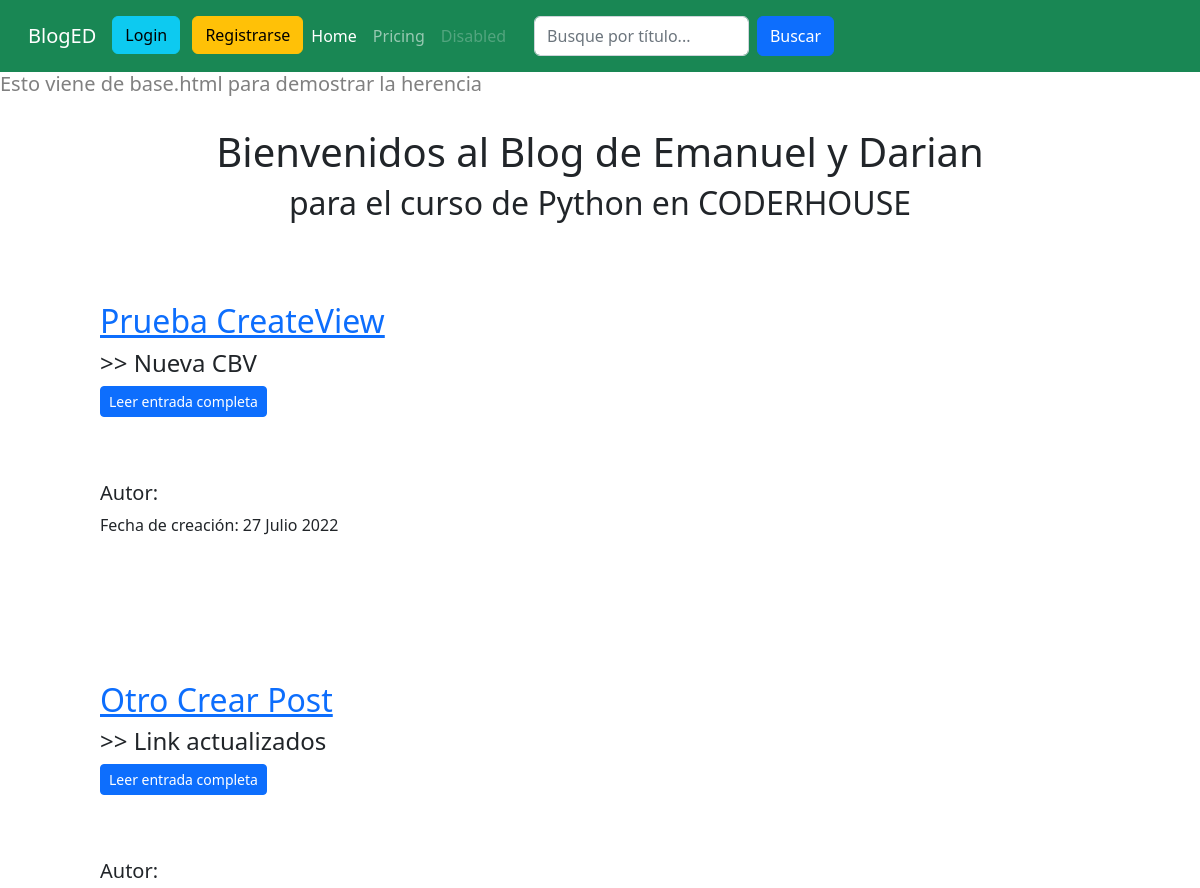
/ (upper part), run on an earlier commit of the app's database.
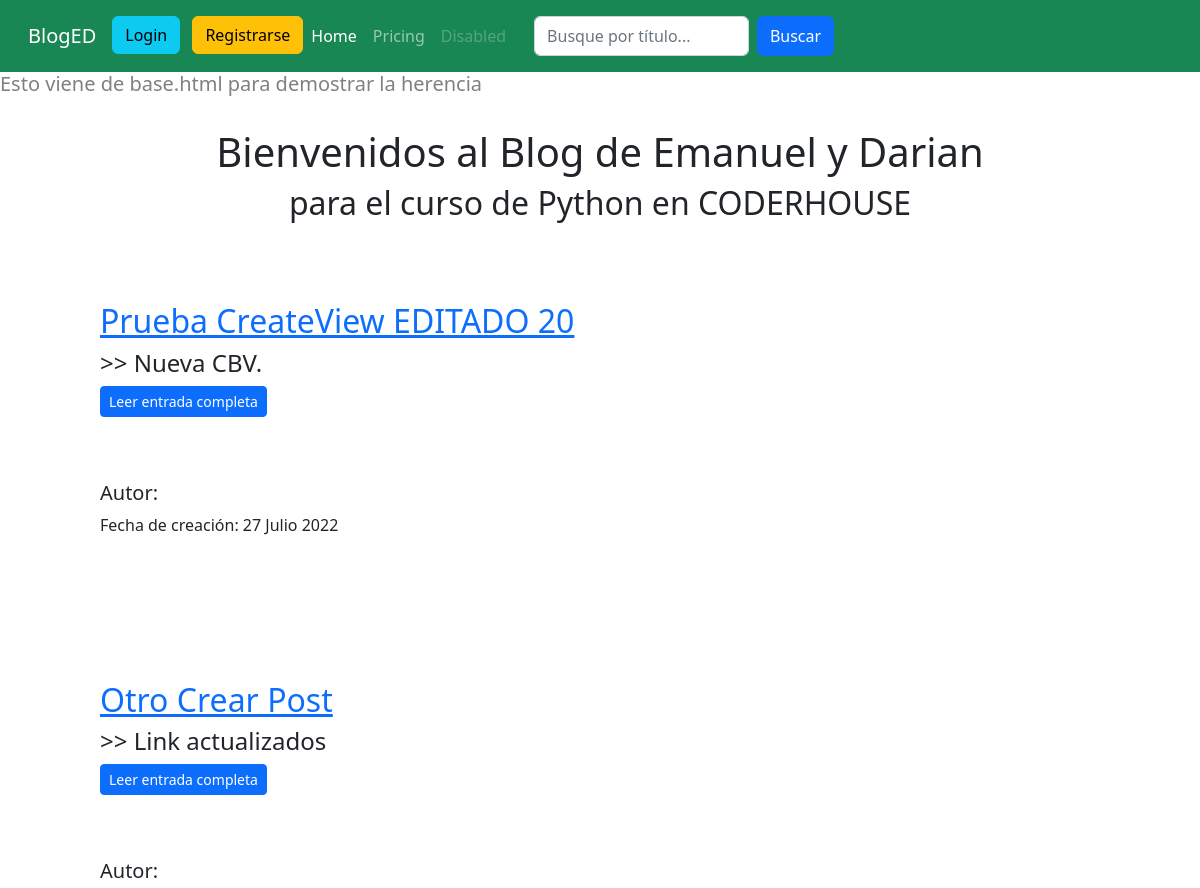
And on a later commit of the database.
### Posteos/models.py (models this page shows, shortened)
class Entrada(models.Model):
    titulo = models.CharField(max_length=50)
    subtitulo = models.CharField(max_length=100)
    cuerpo = RichTextField()
    imagen = models.URLField()
    autor = models.ForeignKey(User, on_delete=models.CASCADE)
    creado = models.DateField(default=date.today()) #(15 Julio 2022)  # (auto_now_add=True) o (auto_now=True)
    class Meta:
        ordering = ['-creado'] #Ordena los post de más nuevos a más viejos
        verbose_name = 'Entrada'
        verbose_name_plural = 'Entradas'

### Posteos/views.py (the view)
# urls.py: path('', views.BienvenidaView.as_view(), name='bienvenida'), # ListView
class BienvenidaView(ListView):
    queryset = Entrada.objects.all()
    context_object_name = "posteos"
    template_name = "bienvenida.html"

### Posteos/templates/bienvenida.html (shortened to what this page needs)
{% extends 'base.html' %}
{% block content %}
    <h1 class="centrado">Bienvenidos al Blog de Emanuel y Darian</h1>
    <h2 class="centrado">para el curso de Python en CODERHOUSE</h2>
    <br>
    <section class="offset-md-1">
        {% for posteo in posteos %}
            <article style="margin-top: 3em">
                <h2><a href="{% url 'entrada-detail' posteo.id %}">{{ posteo.titulo }} </a></h2>
                <h4>>> {{ posteo.subtitulo }}</h4>
                <p>
                    <a href="{% url 'entrada-detail' posteo.id %}" class="btn btn-sm btn-block btn-primary">Leer entrada completa</a>
                </p>
                <footer>
                    <br>
                    <h5>
                        Autor: {{ posteo.autor }}
                    </h5>
                    Fecha de creación: {{ posteo.creado }}
                    <br>
                    <br>
                    <br>
                </footer>
            </article>
        <br>
        <br>
        {% endfor %}
        <br>
    </section>
{% endblock %}

What changed in the data, as far as the page shows it:
changed Entrada: titulo "Prueba CreateView" → "Prueba CreateView EDITADO 20"; subtitulo "Nueva CBV" → "Nueva CBV."
